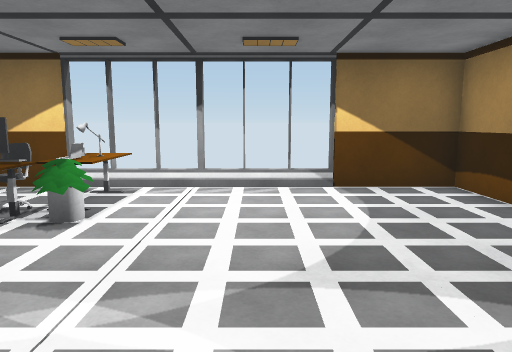
[1] (above)

19 first-person views from a walk through a scene from a Unity 3-D project. The camera is 1.4 m above the floor, tilts 8° down and sees 70° across. The floor is counted in squares, 1 m on a side. Each view is taken from the middle of a square. On the plan, view 1 faces up. The plan holds only what a view shows up to about 16 squares ahead; the rest is blank. The player character is not drawn. Some animated figures are left out.

[2]
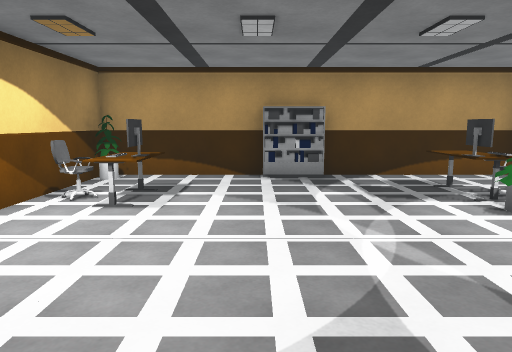

[3]
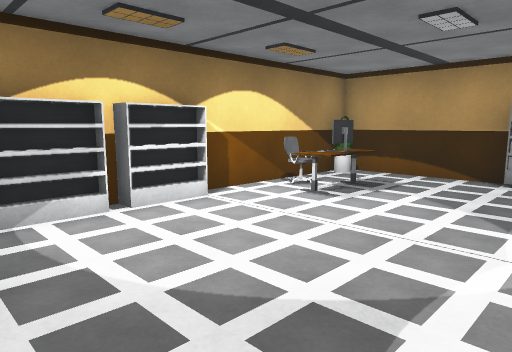

[4]
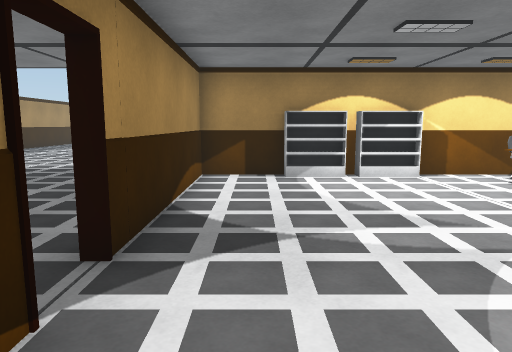

[5]
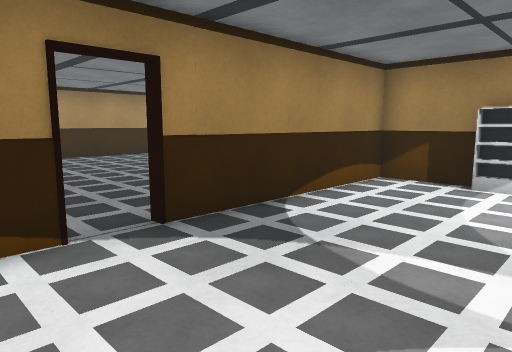

[6]
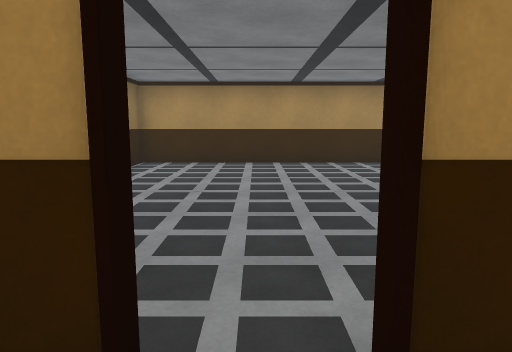

[7]
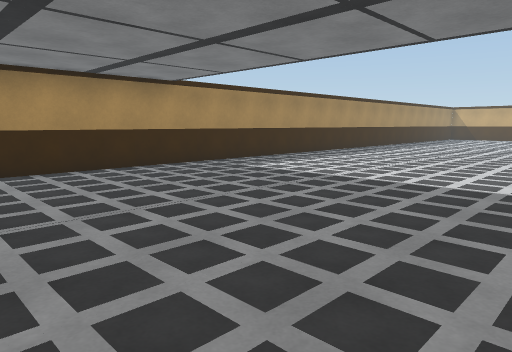

[8]
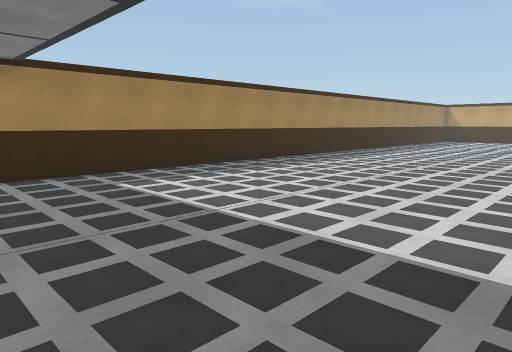

[9]
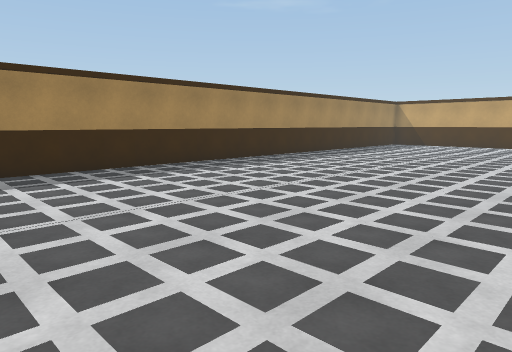

[10]
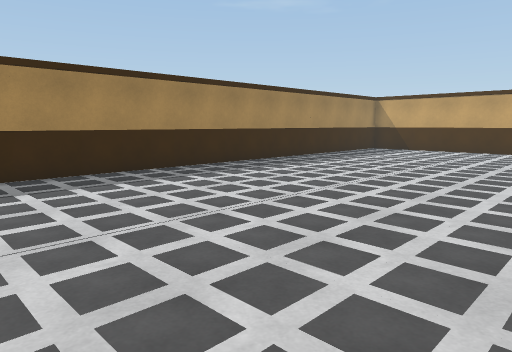

[11]
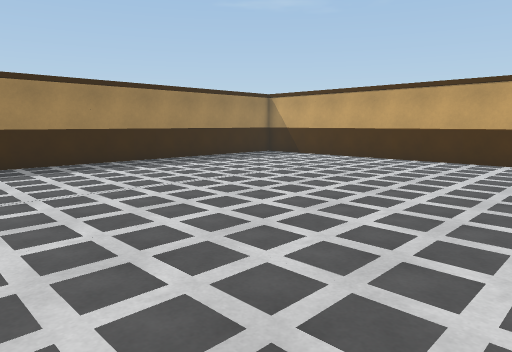

[12]
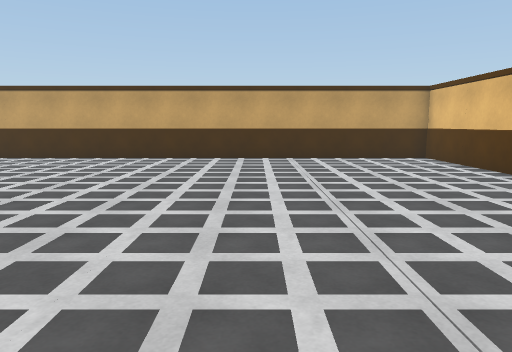

[13]
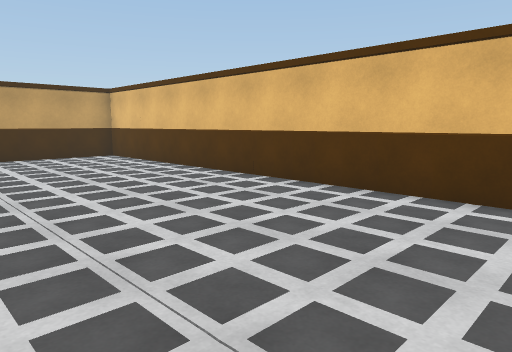

[14]
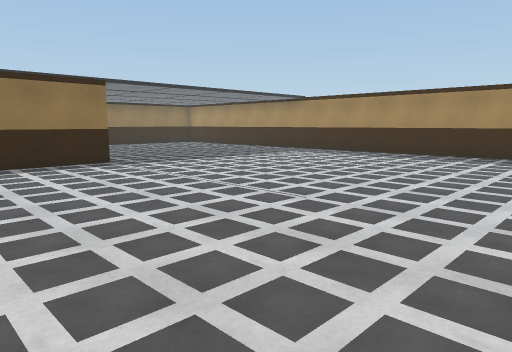

[15]
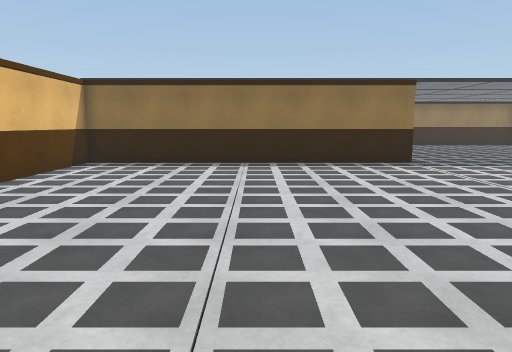

[16]
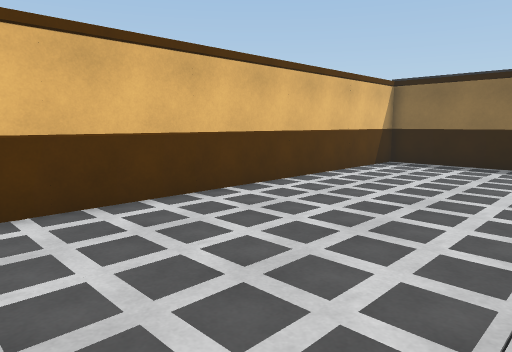

[17]
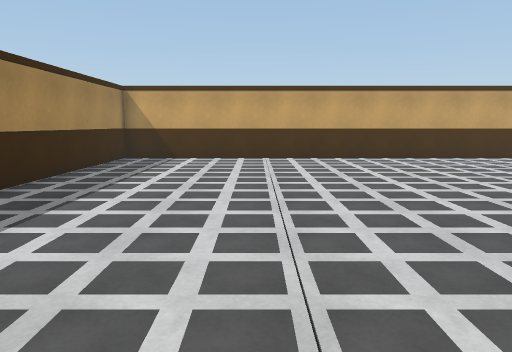

[18]
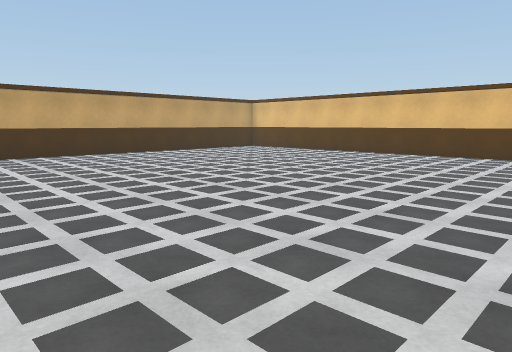

[19]
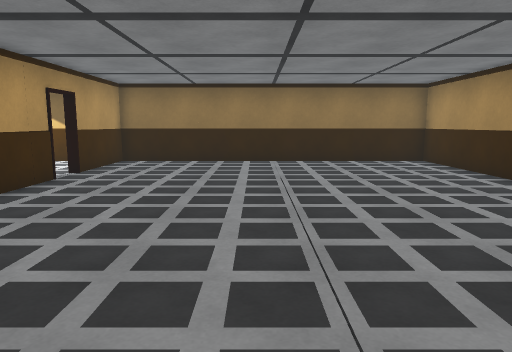

### Floor plan
Ten units are one square. View 1 is at (0, 0); x grows to the right and y downward. Boxes are objects, and circles mark ways between rooms. Rooms are numbered by the first view taken in them; rooms with no view inside come last. Other rooms are left out.
<svg viewBox="-80 -90 250 430">
<path fill="none" stroke="#000" d="M-41 -82 -59 -82M-72 -13 -72 29M21 33 45 33 45 -82 15 -82M-72 -83 -72 -29M-72 33 -16 33M49 35 -72 35M-72 181 -72 335 165 335 165 -82 48 -82 48 -46M-72 29 -72 160M48 -34 48 -13"/>
<rect x="-75" y="-25" width="10" height="10" fill="#bbb"><title>other object</title></rect>
<rect x="-55" y="5" width="30" height="20" fill="#bbb"><title>other object</title></rect>
<rect x="-55" y="-65" width="10" height="20" fill="#bbb"><title>other object</title></rect>
<rect x="-45" y="-55" width="10" height="10" fill="#bbb"><title>other object</title></rect>
<rect x="-45" y="-65" width="10" height="10" fill="#bbb"><title>other object</title></rect>
<rect x="-45" y="-75" width="10" height="10" fill="#bbb"><title>other object</title></rect>
<rect x="-35" y="-55" width="10" height="10" fill="#bbb"><title>other object</title></rect>
<rect x="-35" y="-65" width="10" height="10" fill="#bbb"><title>other object</title></rect>
<rect x="-35" y="-75" width="10" height="10" fill="#bbb"><title>other object</title></rect>
<rect x="-35" y="-85" width="10" height="10" fill="#bbb"><title>other object</title></rect>
<rect x="-15" y="25" width="10" height="10" fill="#bbb"><title>other object</title></rect>
<rect x="5" y="25" width="10" height="10" fill="#bbb"><title>other object</title></rect>
<circle cx="0" cy="20" r="3" fill="#2a7"/>
<circle cx="50" cy="-40" r="3" fill="#2a7"/>
<text x="-10" y="-30">1</text>
<text x="60" y="150">2</text>
</svg>
Room 1 opens to room 2.

Where each view was taken, in squares from view 1:
view 1: 0 up, 0 right, facing up
view 2: 1 up, 3 right, facing left
view 3: 3 up, 3 right, facing down-left
view 4: 7 up, 3 right, facing down
view 5: 6 up, 0 right, facing down-right
view 6: 4 up, 3 right, facing right
view 7: 4 up, 5 right, facing down-right
view 8: 1 down, 6 right, facing down-right
view 9: 8 down, 5 right, facing down-right
view 10: 13 down, 6 right, facing down-right
view 11: 19 down, 3 right, facing down-right
view 12: 18 down, 0 right, facing down
view 13: 17 down, 0 right, facing down-left
view 14: 17 down, 1 left, facing up-right
view 15: 17 down, 1 left, facing up
view 16: 17 down, 1 left, facing up-left
view 17: 18 down, 11 right, facing down
view 18: 16 down, 10 right, facing down-left
view 19: 6 down, 10 right, facing up
